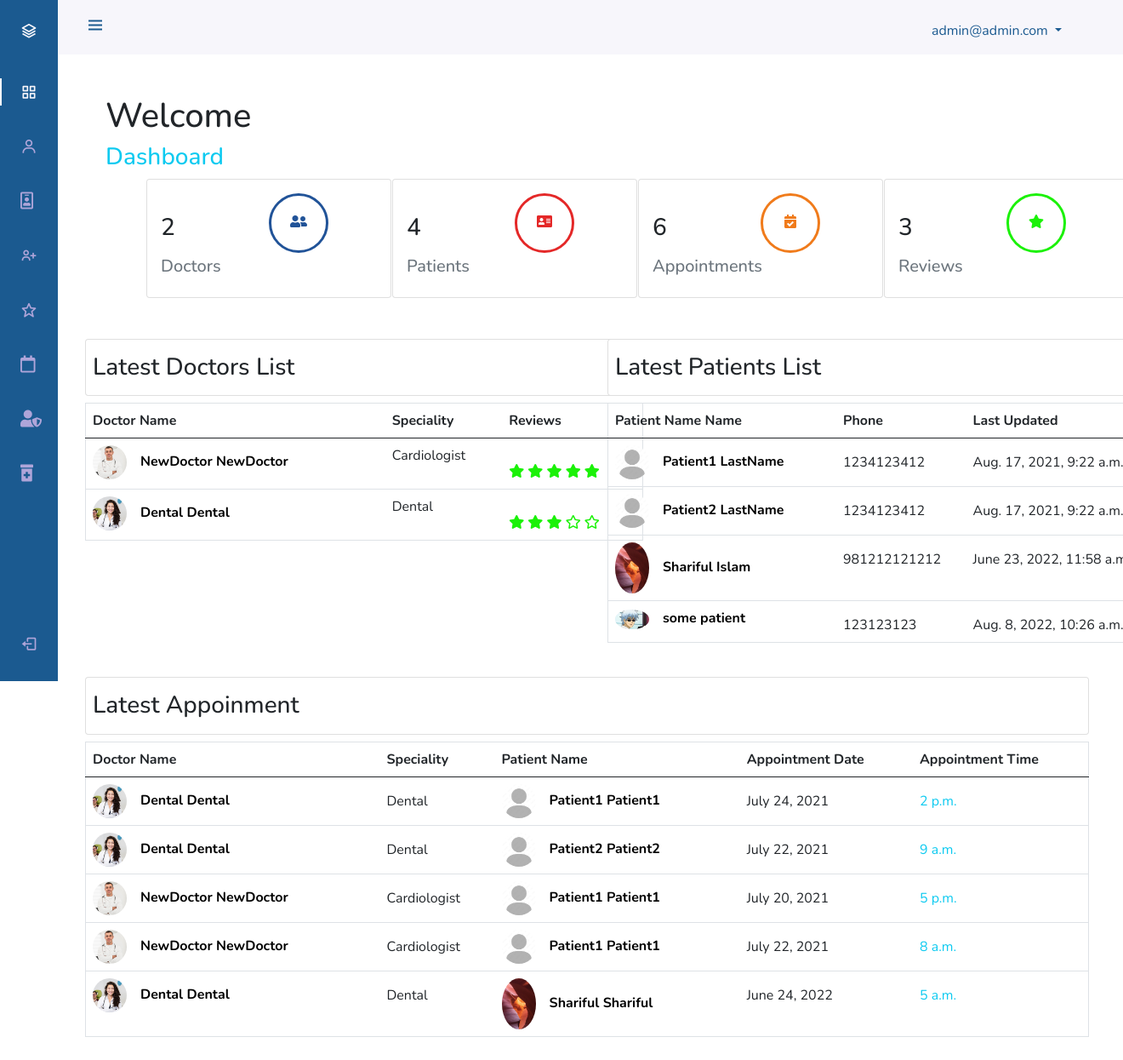
/admindashboard/ (signed in), run on the app's committed database.
### accounts/models.py (models this page shows, shortened)
class User(AbstractUser):
    GENDER_CHOICES = (
    (0, 'male'),
    (1, 'female'),
    (2, 'not specified'),
)
    username = None
    is_doctor = models.BooleanField(default=False)
    is_patient = models.BooleanField(default=True)
    first_name = models.CharField(max_length=100)
    last_name = models.CharField(max_length=100)
    email = models.EmailField(max_length=40,unique=True)
    phone_number = models.CharField(max_length=20)
    address = models.CharField(max_length=100)
    dob = models.DateField(auto_now_add=False,null=True,blank=False)
    gender = models.IntegerField(choices=GENDER_CHOICES,null=False)
    created_at = models.DateTimeField(auto_now_add=True)
    updated_at = models.DateTimeField(auto_now_add=True)
    is_active = models.BooleanField(default=False)
    USERNAME_FIELD = 'email'
    REQUIRED_FIELDS = []
    objects = UserManager()

class Doctor(models.Model):
    user = models.OneToOneField(User,on_delete=models.CASCADE,primary_key=True)
    slug = models.SlugField(max_length=50,unique=True)
    specialist = models.ForeignKey(Specialist,on_delete=models.CASCADE)
    location = models.CharField(max_length=100)
    def averageReview(self):
        reviews = ReviewRating.objects.filter(review_doctor=self,review_status=True).aggregate(average=Avg('rating'))
        avg = 0
        if reviews['average'] is not None:
            avg = int(reviews['average'])
        return avg

class DoctorProfile(models.Model):
    user = models.OneToOneField(User,on_delete=models.CASCADE)
    about_me = models.TextField(max_length=2000,blank=False)
    address_1 =  models.CharField(max_length=100,blank=True)
    address_2 =  models.CharField(max_length=100,blank=True)
    profile_pic = models.ImageField(blank=True,upload_to='profile/doctor',default='profile/default_user.jpg')
    education1 = models.CharField(max_length=50,blank=True,null=True)
    university1 = models.CharField(max_length=50,blank=True,null=True)
    from_year1 = models.CharField(max_length=50,blank=True,null=True)
    to_year1 = models.CharField(max_length=50,blank=True,null=True)
    education2 = models.CharField(max_length=50,blank=True,null=True)
    university2 = models.CharField(max_length=50,blank=True,null=True)
    from_year2 = models.CharField(max_length=50,blank=True,null=True)
    to_year2 = models.CharField(max_length=50,blank=True,null=True)
    professtion_title1 = models.CharField(max_length=50,blank=True,null=True)
    professtion_from_year1 = models.CharField(max_length=50,blank=True,null=True)
    professtion_to_year1 = models.CharField(max_length=50,blank=True,null=True)
    place_1 = models.CharField(max_length=50,blank=True,null=True)
    place_2 = models.CharField(max_length=50,blank=True,null=True)
    professtion_title2 = models.CharField(max_length=50,blank=True,null=True)
    professtion_from_year2 = models.CharField(max_length=50,blank=True,null=True)
    professtion_to_year2 = models.CharField(max_length=50,blank=True,null=True)
    services = models.CharField(max_length=200,blank=True,null=False)
    specialization = models.CharField(max_length=200,blank=True,null=False)

class Patient(models.Model):
    user = models.OneToOneField(User,on_delete=models.CASCADE,primary_key=True)
    slug = models.SlugField(max_length=50,unique=True)
    blood = models.CharField(max_length=100)
    objects = UserManager()

class PatientProfile(models.Model):
    user = models.OneToOneField(User,on_delete=models.CASCADE)
    address_1 =  models.CharField(max_length=100,blank=True)
    address_2 =  models.CharField(max_length=100,blank=True)
    profile_pic = models.ImageField(blank=True, upload_to='profile/patient',default='profile/default_user.jpg')

### specialist/models.py (models this page shows, shortened)
class Specialist(models.Model):
    specialist_name = models.CharField(max_length=50,unique=True)
    slug = models.SlugField(max_length=50,unique=True)

### appointment/models.py (models this page shows, shortened)
class Appointment(models.Model):
    patient_app = models.ForeignKey('accounts.Patient',on_delete=models.PROTECT)
    doctor_app = models.ForeignKey('accounts.Doctor',on_delete=models.PROTECT)
    app_date = models.DateField(auto_now_add=False,null=True,blank=False)
    app_time = models.TimeField(default=dt.time(00,00))
    note_title = models.CharField(max_length=100,blank=False)
    note_body = models.TextField(max_length=1000,blank=False)
    reply_note = models.TextField(max_length=1000,null=True,blank=True,default=None)
    created_at = models.DateTimeField(auto_now_add=True)
    updated_at = models.DateTimeField(auto_now_add=True)
    status = models.CharField(max_length=20,default="pending")

### admins/decorators.py (the view)
    def wrapper_function(request, *args, **kwargs):
        if not request.user.is_superuser:
            return redirect('/admindashboard/login')
        else:
            return view_function(request, *args, **kwargs)

### admins/views.py (called while the page is built)
@is_user_admin
def adminHome(request):
    print(request.path)
    patient = Patient.objects.all().count()
    doctor = Doctor.objects.all().count()
    appointment = Appointment.objects.all().count()
    review = ReviewRating.objects.all().count()
    patient_list = Patient.objects.order_by('user__created_at')[:5]
    doctor_list = Doctor.objects.order_by('user__created_at')[:5]
    appointment_list = Appointment.objects.order_by('created_at')[:5]
    context = {
        'patient_count':patient,
        'doctor_count':doctor,
        'appointment_count':appointment,
        'review_count':review,
        'patient_list':patient_list,
        'doctor_list':doctor_list,
        'appointment_list':appointment_list
    }
    return render(request,'admindashboard/dashboard.html',context)

### templates/admindashboard/dashboard.html (shortened to what this page needs)
{% extends "adminBase.html"%} {% load static %}
{% block content %}
    {% include 'includes/admin_header.html' %}
    {% include 'includes/admin_sidebar.html' %}
    <div class="pt-5 mt-4" >
        <div class="row container-fluid pb-5">
            <h1 class="text">Welcome {{user.first_name}}</h1>
            <br>
            <p class="text-info h3">Dashboard</p>
            <div class="col-3">
                <div class="card mx-sm-0 mx-md-5" style="width: 18rem;">
                    <div class="card-body">
                        <div class="row">
                            <h3 class="col-6 pt-4">{{ doctor_count }}</h3>
                            <span class="image group1 col-6">
                                <i class="fas fa-user-friends "></i>
                            </span>
                        </div>
                        <h5 class="card-subtitle mb-2 mt-1 text-muted">Doctors</h5>
                    </div>
                    </div>
            </div>
            <div class="col-3">
                <div class="card  mx-sm-0 mx-md-5" style="width: 18rem;">
                    <div class="card-body">
                        <div class="row">
                            <h3 class="col-6 pt-4">{{ patient_count }}</h3>
                            <span class="image group2 col-6">
                                <i class="fas fa-address-card "></i>
                            </span>
                        </div>
                        <h5 class="card-subtitle mb-2 mt-1 text-muted">Patients</h5>
                    </div>
                    </div>
            </div>
            <div class="col-3">
                <div class="card  mx-sm-0 mx-md-5" style="width: 18rem;">
                    <div class="card-body">
                        <div class="row">
                            <h3 class="col-6 pt-4">{{ appointment_count }}</h3>
                            <span class="image group3 col-6">
                                <i class="fas fa-calendar-check "></i>
                            </span>
                        </div>
                        <h5 class="card-subtitle mb-2 mt-1 text-muted">Appointments</h5>
                    </div>
                    </div>
            </div>
            <div class="col-3">
                <div class="card  mx-sm-0 mx-md-5" style="width: 18rem;">
                    <div class="card-body">
                        <div class="row">
                            <h3 class="col-6 pt-4">{{ review_count }}</h3>
                            <span class="image group4 col-6">
                                <i class="fas fa-star "></i>
                            </span>
                        </div>
                        <h5 class="card-subtitle mb-2 mt-1 text-muted">Reviews</h5>
                    </div>
                    </div>
            </div>
        </div>
        <div class="row pb-2">
            <div class="col-6 ">
                <div class="card" style="width: 41rem;">
                    <h3 class="p-2 pt-3">Latest Doctors List</h3>
                </div>
            </div>
            <div class="col-6">
                <div class="card" style="width: 41rem;">
                    <h3 class="p-2 pt-3">Latest Patients List</h3>
                </div>
            </div>
        </div>
        <div class="row pb-2">
            <div class="col-6 ">
                <table class="table table-hover border" style="width: 41rem;">
                    <thead>
                      <tr class="">
                        <th scope="col">Doctor Name</th>
                        <th scope="col" >Speciality</th>
                        <th scope="col">Reviews</th>
                      </tr>
                    </thead>
                    <tbody>
                        {% for doctor in doctor_list %}
                      <tr>
                        <th scope="row">
                            <a href="#" class="name"> <img src="{{doctor.user.doctorprofile.profile_pic.url}}" width="40px" class="rounded-circle" alt=""><span class="m-3">{{doctor.user.first_name}} {{doctor.user.first_name}}</span></a>
                        </th>
                        <td class="">{{doctor.specialist.specialist_name}}</td>
                        <td class="">
                            <i class="fas fa-star"></i>
                                    <i class="{% if doctor.averageReview > 1 %} fas fa-star{% else %}far fa-star{% endif %}"></i>
                                    <i class="{% if doctor.averageReview > 2 %} fas fa-star {% else %}far fa-star{% endif %}"></i>
                                    <i class="{% if doctor.averageReview > 3 %} fas fa-star {% else %}far fa-star{% endif %}"></i>
                                    <i class="{% if doctor.averageReview > 4 %} fas fa-star {% else %}far fa-star{% endif %}"></i>
                        </td>
                      </tr>
                      {% endfor %}
                    </tbody>
                  </table>
            </div>
            <div class="col-6">
                <table class="table table-hover border" style="width: 41rem;">
                    <thead>
                      <tr class="">
                        <th scope="col">Patient Name Name</th>
                        <th scope="col" >Phone</th>
                        <th scope="col">Last Updated</th>
                      </tr>
                    </thead>
                    <tbody>
                        {% for patient in patient_list %}
                      <tr>
                        <th scope="row">
                            <a href="#" class="name"> <img src="{{patient.user.patientprofile.profile_pic.url}}" width="40px" class="rounded-circle" alt=""><span class="m-3">{{patient.user.first_name}} {{patient.user.last_name}}</span></a>
                        </th>
                        <td class="pt-3">{{patient.user.phone_number}}</td>
                        <td class="pt-3">{{patient.user.updated_at}}</td>
                      </tr>
                      {% endfor %}
                    </tbody>
                  </table>
            </div>
            <div class="row pb-2 pt-4">
                <div class="col ">
                    <div class="card" >
                        <h3 class="p-2 pt-3">Latest Appoinment</h3>
                    </div>
                </div>
            </div>
            <div class="row pb-2">
                <div class="col ">
                    <table class="table table-hover border" >
                        <thead>
                          <tr class="">
                            <th scope="col">Doctor Name</th>
                            <th scope="col" >Speciality</th>
                            <th scope="col">Patient Name</th>
                            <th scope="col">Appointment Date</th>
                            <th scope="col">Appointment Time</th>
                          </tr>
                        </thead>
                        <tbody>
                            {% for appointment in appointment_list %}
                          <tr>
                            <th scope="row">
                                <a href="#" class="name"> <img src="{{appointment.doctor_app.user.doctorprofile.profile_pic.url}}" width="40px" class="rounded-circle" alt=""><span class="m-3">{{appointment.doctor_app.user.first_name}} {{appointment.doctor_app.user.first_name}}</span></a>
                            </th>
                            <td class="pt-3">{{appointment.doctor_app.specialist.specialist_name}}</td>
                            <th scope="row">
                                <a href="#" class="name"> <img src="{{appointment.patient_app.user.patientprofile.profile_pic.url}}" width="40px" class="rounded-circle" alt=""><span class="m-3">{{appointment.patient_app.user.first_name}} {{appointment.patient_app.user.first_name}}</span></a>
                            </th>
                            <td class="pt-3">{{appointment.app_date}}</td>
                            <td class="pt-3 text-info" >{{appointment.app_time}}</td>
                          </tr>
                          {% endfor %}
                        </tbody>
                      </table>
                </div>
        </div>
    </div>
    {% endblock %}

### templates/includes/admin_header.html (shortened to what this page needs)
{% load static %}
<header class="header" id="header">
    <div class="header_toggle"> <i class='bx bx-menu' id="header-toggle"></i> </div>
    <ul>
        <li class="nav-item dropdown pt-4 m-4">
            <a class="nav-link dropdown-toggle w-25" href="#" id="navbarDropdownMenuLink" role="button" data-bs-toggle="dropdown" aria-expanded="false" style="color: #1B5A90;">
              <span class="">
              </span>
              {{user.email}}
            </a>
          </li>
    </ul>
</header>

### static/css/admin.css (style rules this page uses)
:root { --header-height: 3rem; --nav-width: 68px; --first-color: #1B5A90; --first-color-light: #AFA5D9; --white-color: #F7F6FB; --body-font: 'Nunito', sans-serif; --normal-font-size: 1rem; --z-fixed: 100 }
body { position: relative; margin: var(--header-height) 0 0 0; padding: 0 1rem; font-family: var(--body-font); font-size: var(--normal-font-size); transition: .5s }
.header { width: 100%; height: var(--header-height); position: fixed; top: 0; left: 0; display: flex; align-items: center; justify-content: space-between; padding: 0 1rem; background-color: var(--white-color); z-index: var(--z-fixed); transition: .5s }
.header_toggle { color: var(--first-color); font-size: 1.5rem; cursor: pointer }
@media screen and (min-width: 768px) { body { margin: calc(var(--header-height) + 1rem) 0 0 0; padding-left: calc(var(--nav-width) + 2rem) } }
@media screen and (min-width: 768px) { .header { height: calc(var(--header-height) + 1rem); padding: 0 2rem 0 calc(var(--nav-width) + 2rem) } }
#header ul li { list-style: none; }
.image { width: 70px; height: 70px; border-radius: 50px; text-align: center; }
.fa-user-friends, .fa-address-card, .fa-calendar-check, .fa-star { margin-top: 22px; }
.fa-star { color: #1bf108; }
.fa-user-friends { color: rgb(33, 83, 152); }
.fa-address-card { color: rgb(228, 40, 40); }
.fa-calendar-check { color: rgb(240, 123, 27); }
.group1 { border: 3px solid rgb(33, 83, 152); }
.group2 { border: 3px solid rgb(228, 40, 40); }
.group3 { border: 3px solid rgb(240, 123, 27); }
.group4 { border: 3px solid #1bf108; }
.name { text-decoration: none; color: black; }

### data on the page
User: email "admin@admin.com"
Doctor: user.doctorprofile.profile_pic (picture), user.first_name "NewDoctor", specialist.specialist_name "Cardiologist"
Doctor: user.doctorprofile.profile_pic (picture), user.first_name "Dental", specialist.specialist_name "Dental"
Patient: user.patientprofile.profile_pic (placeholder picture), user.first_name "Patient1", user.last_name "LastName", user.phone_number "1234123412", user.updated_at "Aug. 17, 2021, 9:22 a.m."
Patient: user.patientprofile.profile_pic (placeholder picture), user.first_name "Patient2", user.last_name "LastName", user.phone_number "1234123412", user.updated_at "Aug. 17, 2021, 9:22 a.m."
Patient: user.patientprofile.profile_pic (picture), user.first_name "Shariful", user.last_name "Islam", user.phone_number "981212121212", user.updated_at "June 23, 2022, 11:58…"
Patient: user.patientprofile.profile_pic (picture), user.first_name "some", user.last_name "patient", user.phone_number "123123123", user.updated_at "Aug. 8, 2022, 10:26 a.m."
Appointment: doctor_app.user.doctorprofile.profile_pic (picture), doctor_app.user.first_name "Dental", doctor_app.specialist.specialist_name "Dental", patient_app.user.patientprofile.profile_pic (placeholder picture), patient_app.user.first_name "Patient1", app_date "July 24, 2021", app_time "2 p.m."
Appointment: doctor_app.user.doctorprofile.profile_pic (picture), doctor_app.user.first_name "Dental", doctor_app.specialist.specialist_name "Dental", patient_app.user.patientprofile.profile_pic (placeholder picture), patient_app.user.first_name "Patient2", app_date "July 22, 2021", app_time "9 a.m."
Appointment: doctor_app.user.doctorprofile.profile_pic (picture), doctor_app.user.first_name "NewDoctor", doctor_app.specialist.specialist_name "Cardiologist", patient_app.user.patientprofile.profile_pic (placeholder picture), patient_app.user.first_name "Patient1", app_date "July 20, 2021", app_time "5 p.m."
Appointment: doctor_app.user.doctorprofile.profile_pic (picture), doctor_app.user.first_name "NewDoctor", doctor_app.specialist.specialist_name "Cardiologist", patient_app.user.patientprofile.profile_pic (placeholder picture), patient_app.user.first_name "Patient1", app_date "July 22, 2021", app_time "8 a.m."
Appointment: doctor_app.user.doctorprofile.profile_pic (picture), doctor_app.user.first_name "Dental", doctor_app.specialist.specialist_name "Dental", patient_app.user.patientprofile.profile_pic (picture), patient_app.user.first_name "Shariful", app_date "June 24, 2022", app_time "5 a.m."

### other printed values
{{ doctor_count }} "2"
{{ patient_count }} "4"
{{ appointment_count }} "6"
{{ review_count }} "3"
